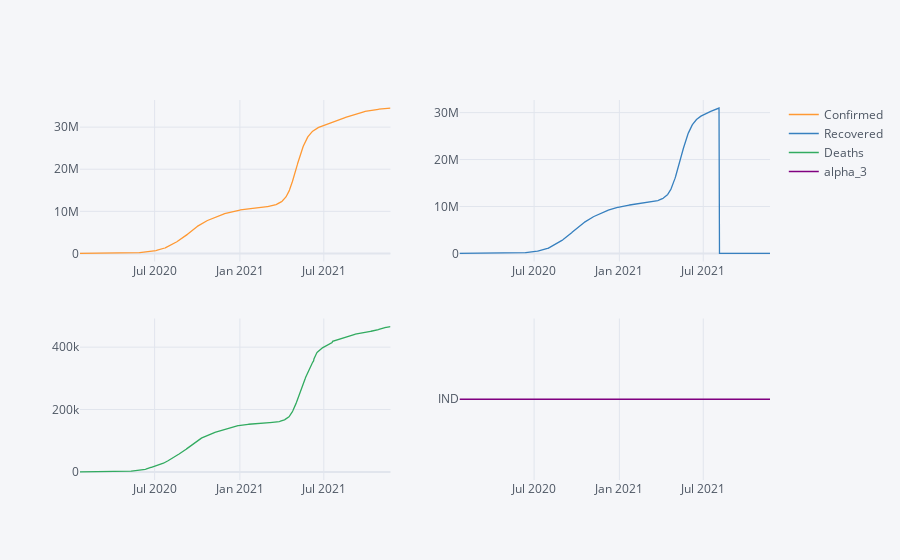

Here is the notebook cell this chart was saved with:
### Code cell
ind_cov.iplot(x="Date" ,subplots=True)

### Figure 1 — Plotly figure (JSON) as saved in the notebook; plotly's stock layout.template omitted (floating-point values rounded to 4 significant figures; data arrays with more than 128 entries replaced by an {"elided": "..."} marker saying what was removed)
{"data": [{"line": {"color": "rgba(255, 153, 51, 1.0)", "dash": "solid", "shape": "linear", "width": 1.3}, "mode": "lines", "name": "Confirmed", "text": "", "type": "scatter", "x": {"elided": "671 str values"}, "xaxis": "x", "y": {"elided": "671 int values"}, "yaxis": "y"}, {"line": {"color": "rgba(55, 128, 191, 1.0)", "dash": "solid", "shape": "linear", "width": 1.3}, "mode": "lines", "name": "Recovered", "text": "", "type": "scatter", "x": {"elided": "671 str values"}, "xaxis": "x2", "y": {"elided": "671 int values"}, "yaxis": "y2"}, {"line": {"color": "rgba(50, 171, 96, 1.0)", "dash": "solid", "shape": "linear", "width": 1.3}, "mode": "lines", "name": "Deaths", "text": "", "type": "scatter", "x": {"elided": "671 str values"}, "xaxis": "x3", "y": {"elided": "671 int values"}, "yaxis": "y3"}, {"line": {"color": "rgba(128, 0, 128, 1.0)", "dash": "solid", "shape": "linear", "width": 1.3}, "mode": "lines", "name": "alpha_3", "text": "", "type": "scatter", "x": {"elided": "671 str values"}, "xaxis": "x4", "y": {"elided": "671 str values"}, "yaxis": "y4"}], "layout": {"legend": {"bgcolor": "#F5F6F9", "font": {"color": "#4D5663"}}, "paper_bgcolor": "#F5F6F9", "plot_bgcolor": "#F5F6F9", "title": {"font": {"color": "#4D5663"}}, "xaxis": {"anchor": "y", "domain": [0, 0.45], "gridcolor": "#E1E5ED", "showgrid": true, "tickfont": {"color": "#4D5663"}, "title": {"font": {"color": "#4D5663"}, "text": ""}, "zerolinecolor": "#E1E5ED"}, "xaxis2": {"anchor": "y2", "domain": [0.55, 1], "gridcolor": "#E1E5ED", "showgrid": true, "tickfont": {"color": "#4D5663"}, "title": {"font": {"color": "#4D5663"}, "text": ""}, "zerolinecolor": "#E1E5ED"}, "xaxis3": {"anchor": "y3", "domain": [0, 0.45], "gridcolor": "#E1E5ED", "showgrid": true, "tickfont": {"color": "#4D5663"}, "title": {"font": {"color": "#4D5663"}, "text": ""}, "zerolinecolor": "#E1E5ED"}, "xaxis4": {"anchor": "y4", "domain": [0.55, 1], "gridcolor": "#E1E5ED", "showgrid": true, "tickfont": {"color": "#4D5663"}, "title": {"font": {"color": "#4D5663"}, "text": ""}, "zerolinecolor": "#E1E5ED"}, "yaxis": {"anchor": "x", "domain": [0.575, 1], "gridcolor": "#E1E5ED", "showgrid": true, "tickfont": {"color": "#4D5663"}, "title": {"font": {"color": "#4D5663"}, "text": ""}, "zerolinecolor": "#E1E5ED"}, "yaxis2": {"anchor": "x2", "domain": [0.575, 1], "gridcolor": "#E1E5ED", "showgrid": true, "tickfont": {"color": "#4D5663"}, "title": {"font": {"color": "#4D5663"}, "text": ""}, "zerolinecolor": "#E1E5ED"}, "yaxis3": {"anchor": "x3", "domain": [0, 0.425], "gridcolor": "#E1E5ED", "showgrid": true, "tickfont": {"color": "#4D5663"}, "title": {"font": {"color": "#4D5663"}, "text": ""}, "zerolinecolor": "#E1E5ED"}, "yaxis4": {"anchor": "x4", "domain": [0, 0.425], "gridcolor": "#E1E5ED", "showgrid": true, "tickfont": {"color": "#4D5663"}, "title": {"font": {"color": "#4D5663"}, "text": ""}, "zerolinecolor": "#E1E5ED"}}}
